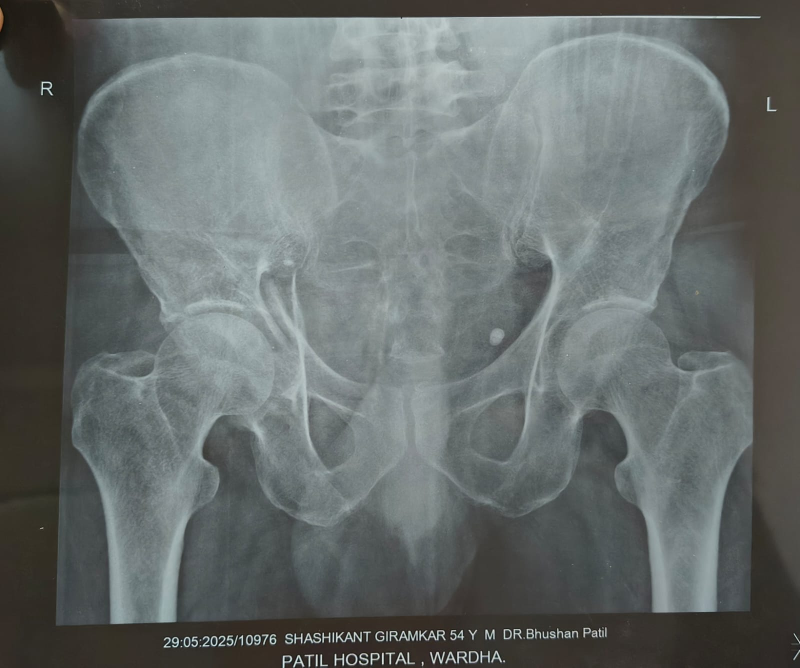
#> input picture Images/WhatsApp Image 2026-04-09 at 10.22.27 PM (1).jpeg, 1600 x 1335 px (shown at 1/2 size)
$ python -i postprocess.py   (imports and definitions only)
#> lines starting #> are read from the running program, lines starting #| are printed output that depends on the picture
"""Postprocessing — clinical enhancement and PNG encoding (Stage 3.5).

Faithful port of the frozen legacy ``inference_engine._clinical_enhance``
(CLAHE + unsharp masking) and a byte-level PNG encoder. The worker persists
raw PNG bytes (no ``data:`` URI prefix — that is a legacy API concern).
"""

from __future__ import annotations

import cv2
import numpy as np


def enhance(img: np.ndarray) -> np.ndarray:
    """Deterministic clinical enhancement: CLAHE then unsharp masking.

    Mirrors ``inference_engine._clinical_enhance`` exactly:
    ``createCLAHE(clipLimit=1.0, tileGridSize=(8,8))`` → GaussianBlur (5,5,1.0)
    → ``addWeighted(contrast_enhanced, 1.1, smoothed, -0.2, 0)``.
    """
    clahe = cv2.createCLAHE(clipLimit=1.0, tileGridSize=(8, 8))
    contrast_enhanced = clahe.apply(img)
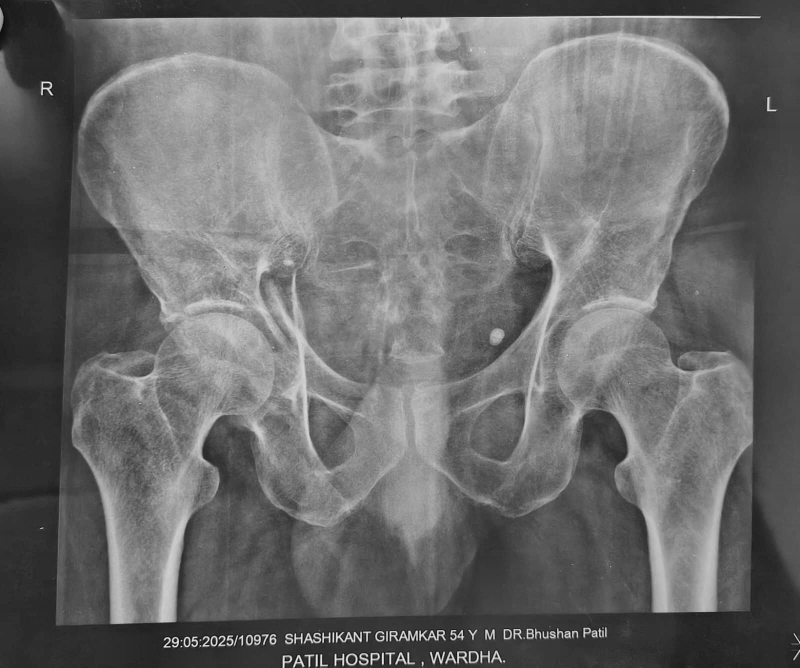
#> contrast_enhanced: shape (1335, 1600) (shown at 1/2 size); min 1, max 250, mean 109.3
    smoothed = cv2.GaussianBlur(contrast_enhanced, (5, 5), 1.0)
    return cv2.addWeighted(contrast_enhanced, 1.1, smoothed, -0.2, 0)


def encode_png(img: np.ndarray) -> bytes:
    """Encode a uint8 grayscale array to PNG bytes."""
    success, buf = cv2.imencode(".png", img)
    if not success:
        raise RuntimeError("Failed to encode image to PNG")
    return buf.tobytes()


__all__ = ["encode_png", "enhance"]

>>> import cv2
>>> picture = cv2.imread('../../Images/WhatsApp Image 2026-04-09 at 10.22.27 PM (1).jpeg', cv2.IMREAD_GRAYSCALE)
>>> result = enhance(picture)

$ run again, on Images/WhatsApp Image 2026-04-09 at 10.22.27 PM.jpeg
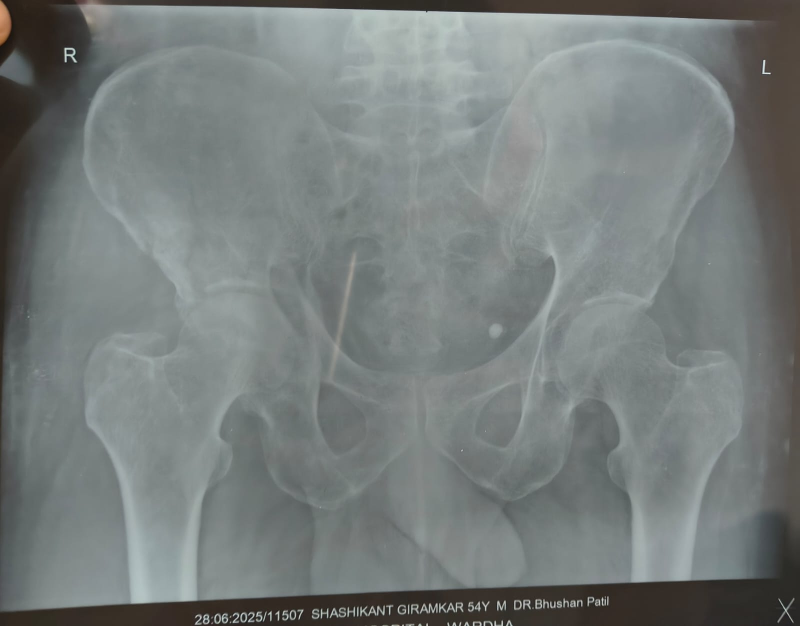
#> input picture Images/WhatsApp Image 2026-04-09 at 10.22.27 PM.jpeg, 1600 x 1252 px (shown at 1/2 size)
#> in enhance, `contrast_enhanced = clahe.apply(img)`:
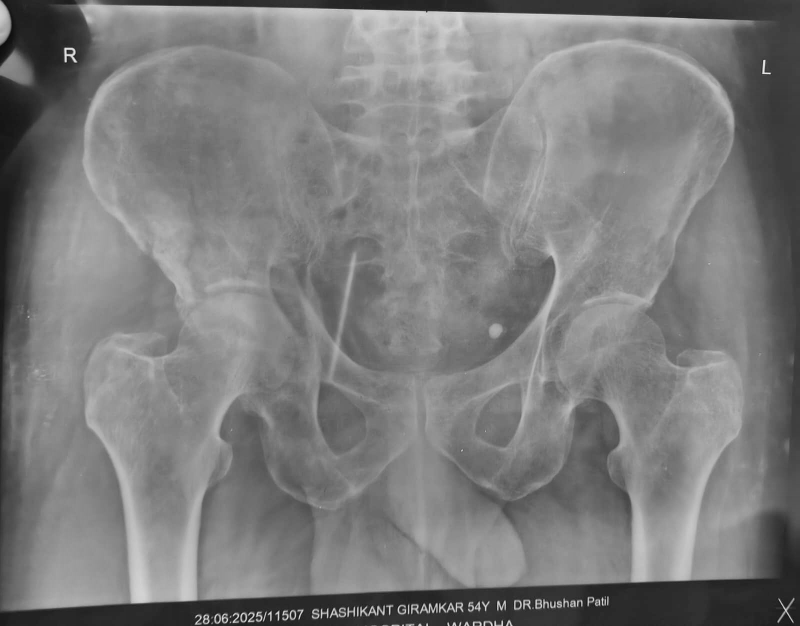
#> contrast_enhanced: shape (1252, 1600) (shown at 1/2 size); min 10, max 244, mean 124.9

$ run again, on Images/foot_friend_x-ray.jpeg
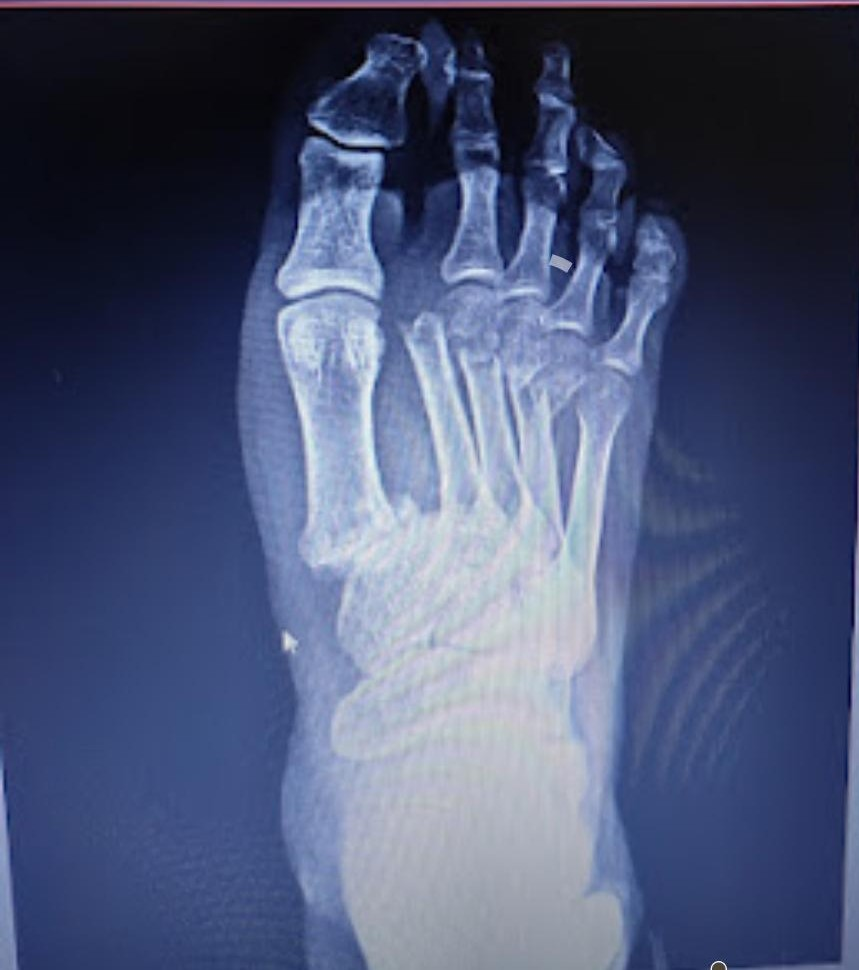
#> input picture Images/foot_friend_x-ray.jpeg, 859 x 970 px
#> `picture = cv2.imread('../../Images/WhatsApp Image 2026-04-09 at 10.22...`:
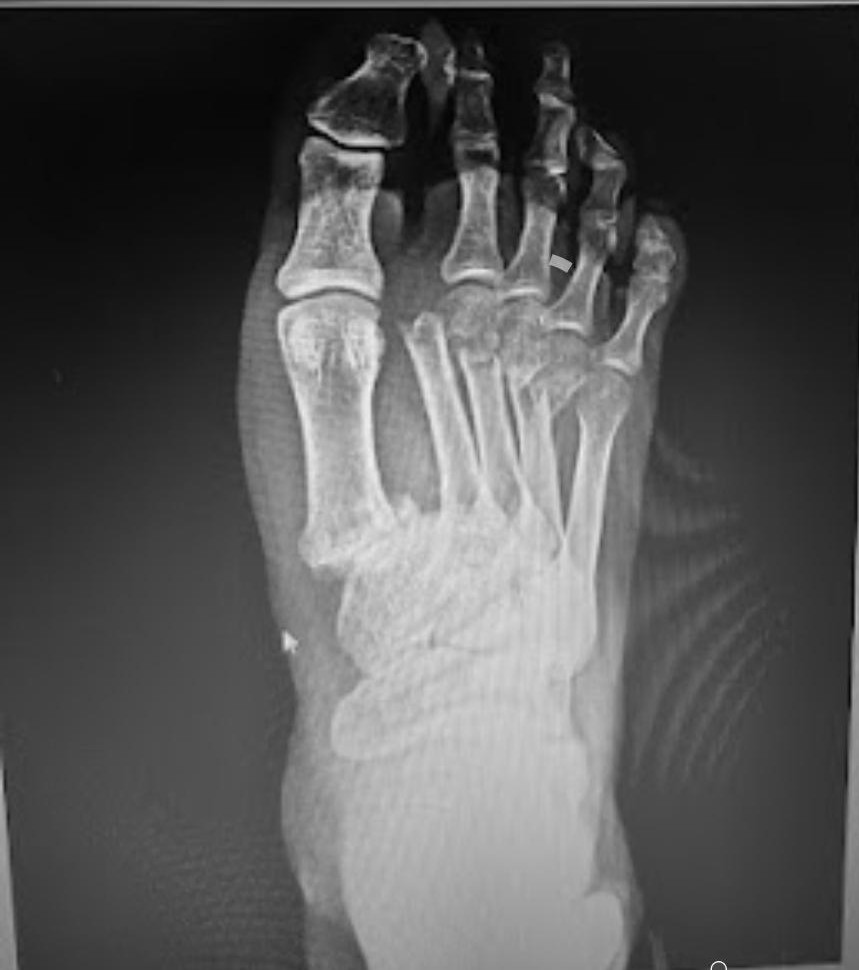
#> picture: shape (970, 859); min 0, max 255, mean 85.7
#> in enhance, `return cv2.addWeighted(contrast_enhanced, 1.1, smoothed, -0.2, 0)`:
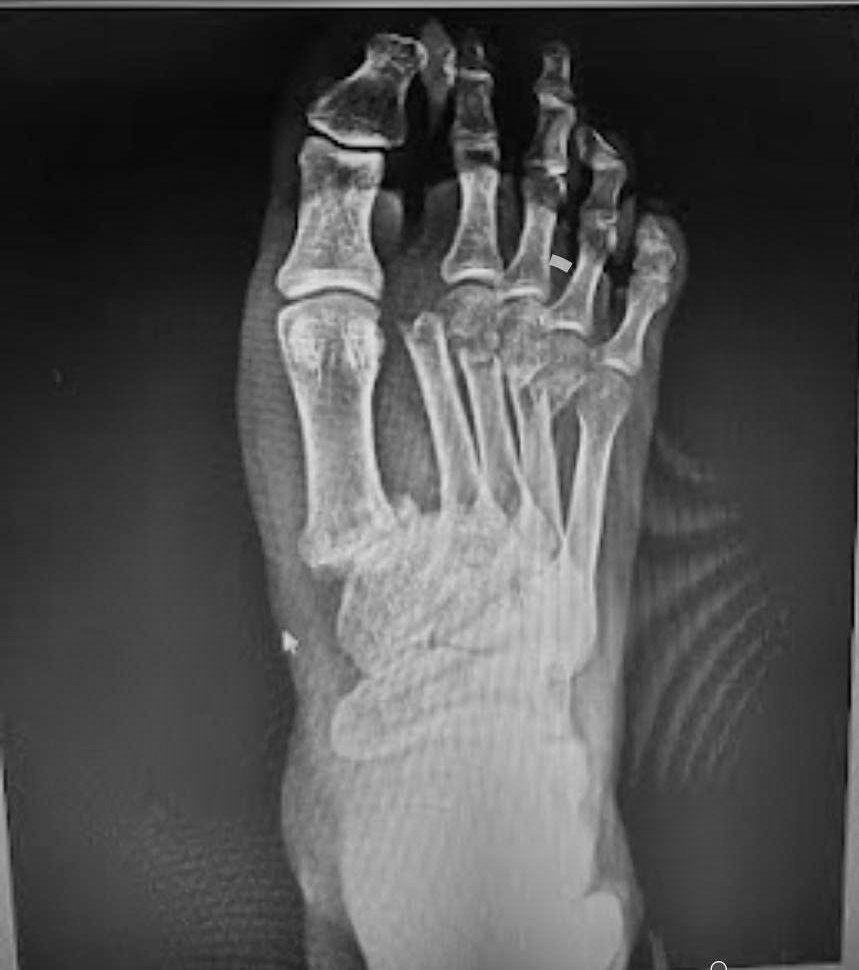
#> returned value: shape (970, 859); min 0, max 248, mean 80.8

$ run again, on Images/low_dose_Goog_img.jpeg
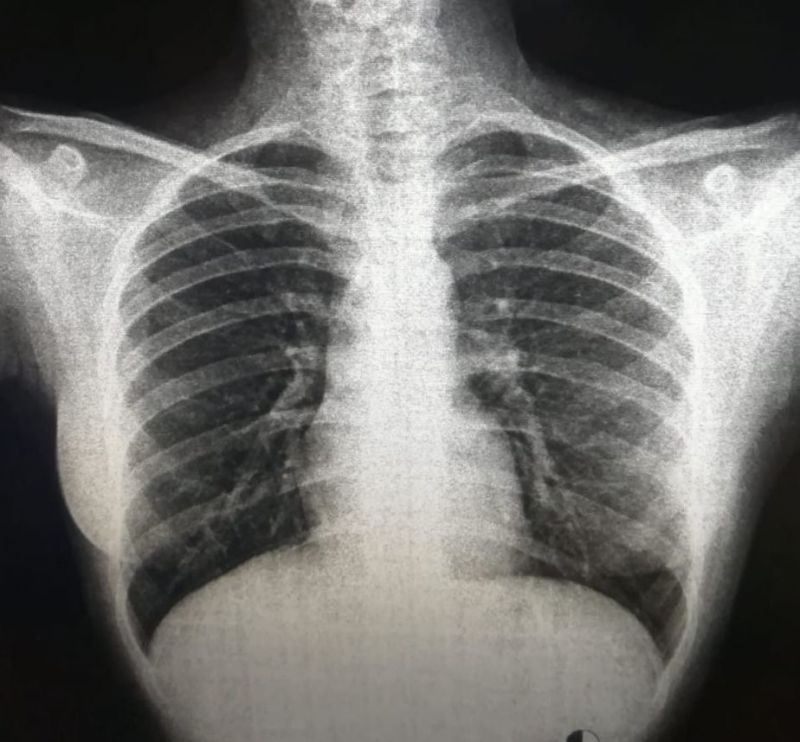
#> input picture Images/low_dose_Goog_img.jpeg, 800 x 742 px
#> in enhance, `contrast_enhanced = clahe.apply(img)`:
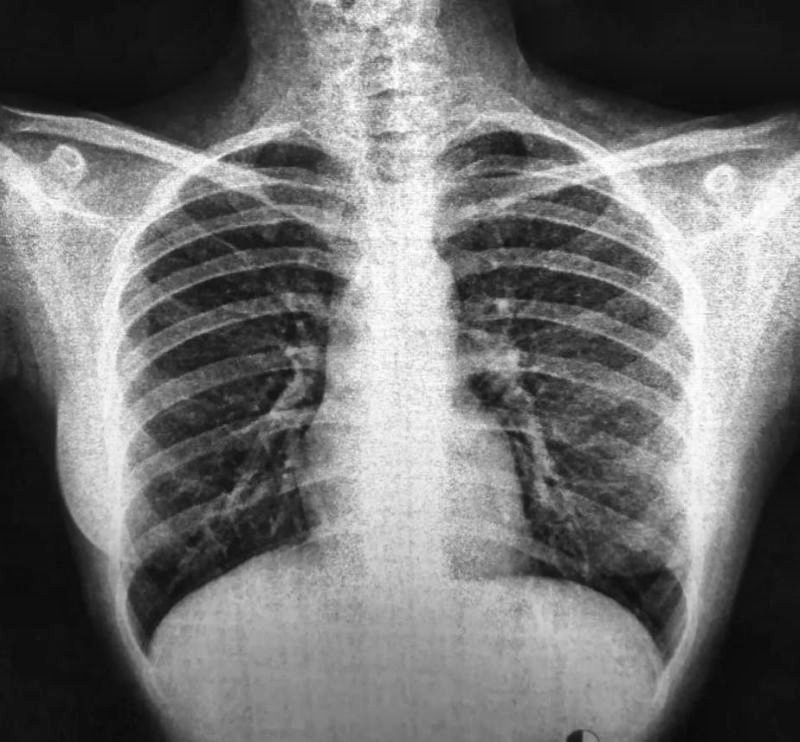
#> contrast_enhanced: shape (742, 800); min 9, max 255, mean 114.9
#> in enhance, `return cv2.addWeighted(contrast_enhanced, 1.1, smoothed, -0.2, 0)`:
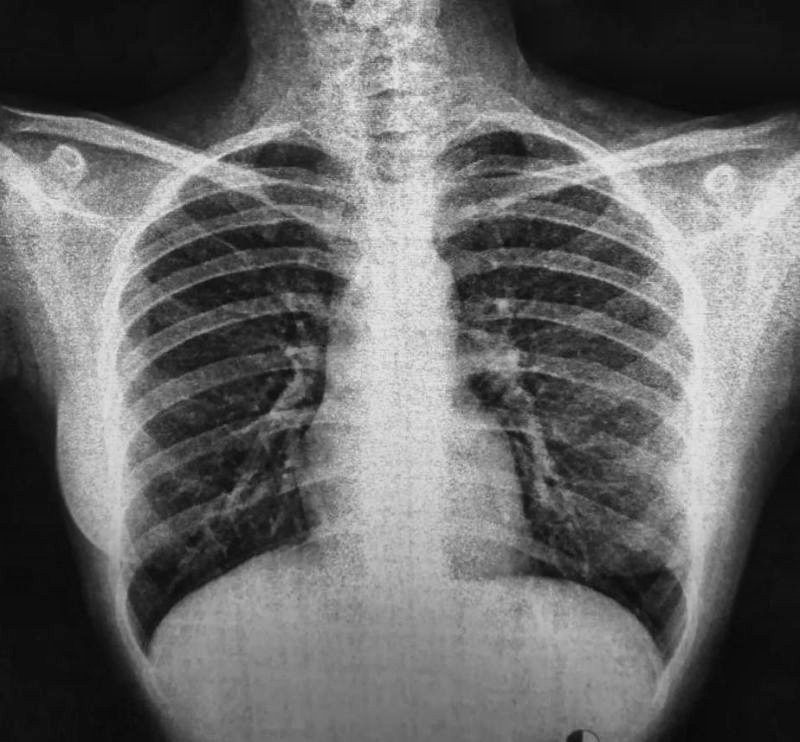
#> returned value: shape (742, 800); min 8, max 232, mean 103.4
